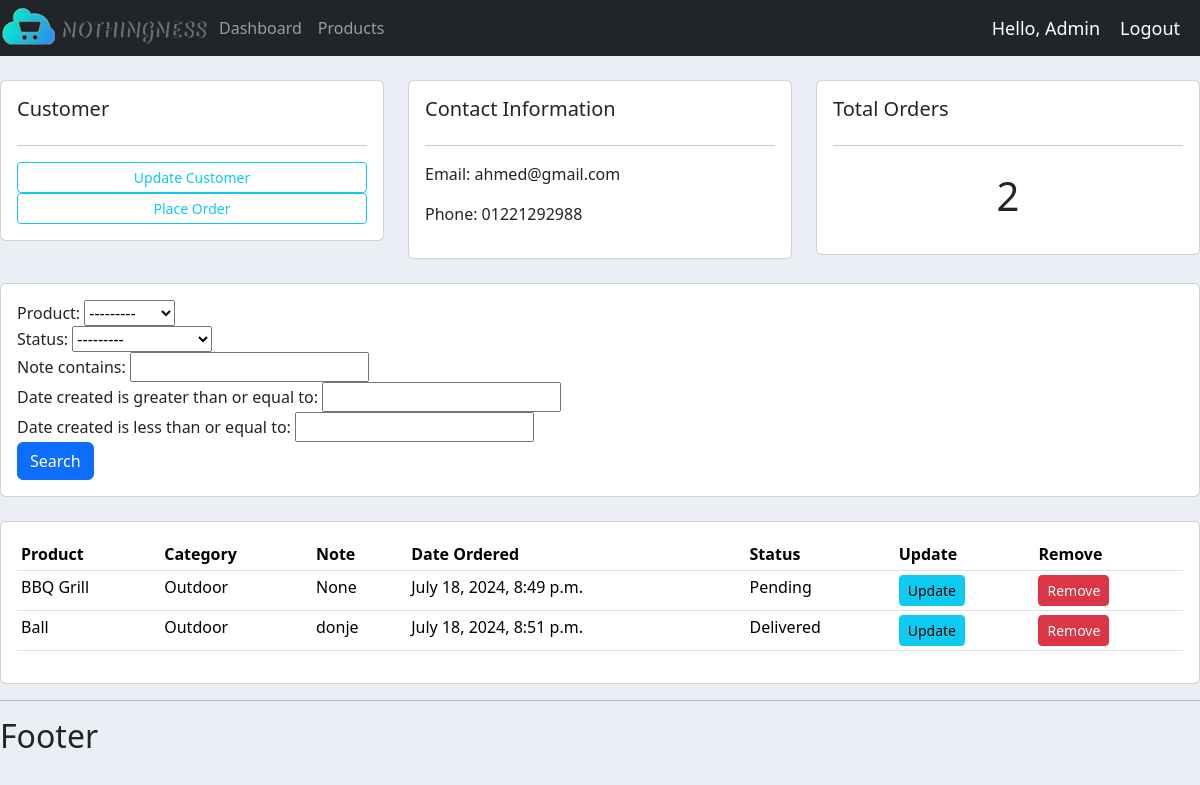
Screenshot of /customers/1/ (signed in) with the database file from the repository.
### app/models.py (models this page shows, shortened)
class Customer(models.Model):
    user = models.OneToOneField(User, on_delete=models.CASCADE, null=True)
    name = models.CharField(max_length=100, null=True)
    email = models.CharField(max_length=100, null=True)
    phone = models.CharField(max_length=100, null=True, blank=True)
    profile_pic = models.ImageField(default='profile1.png', null=True, blank=True)
    date_created = models.DateTimeField(auto_now_add=True, null=True)

class Order(models.Model):
    STATUS_CHOICES = (
        ('Pending', 'Pending'),
        ('Out for delivery', 'Out for delivery'),
        ('Delivered', 'Delivered'),
    )
    customer = models.ForeignKey(Customer, null=True, on_delete=models.SET_NULL)
    product = models.ForeignKey(Product, null=True, on_delete=models.SET_NULL)
    date_created = models.DateTimeField(auto_now_add=True, null=True)
    status = models.CharField(max_length=100, null=True, choices=STATUS_CHOICES)
    note = models.CharField(max_length=100, null=True, blank=True)

class Product(models.Model):
    CATEGORIES = (
        ('Indoor', 'Indoor'),
        ('Outdoor', 'Outdoor'),
    )
    name = models.CharField(max_length=100, null=True)
    price = models.FloatField(null=True)
    category = models.CharField(max_length=100, null=True, choices=CATEGORIES)
    description = models.TextField(null=True, blank=True)
    date_created = models.DateTimeField(auto_now_add=True, null=True)
    tags = models.ManyToManyField(Tag)
    def __str__(self):
        return self.name

### app/decorators.py (the view)
        def wrapper_func(request, *args, **kwargs):
            group = None
            if request.user.groups.exists:
                group = request.user.groups.all()[0].name
            if group in allowed_roles:
                return view_func(request, *args, **kwargs)
            else:
                return HttpResponse('You are not allowed to access this page')

### app/views.py (called while the page is built)
@login_required(login_url='login')
@allowed_users(allowed_roles=['admin'])
def customers(request, pk):
    customer = Customer.objects.get(id=pk)
    orders = customer.order_set.all()
    orders_count = orders.count()
    my_filter = OrderFilter(request.GET, queryset=orders)
    orders = my_filter.qs
    context = {'customer': customer, 'orders': orders, 'orders_count': orders_count, 'my_filter': my_filter}
    return render(request, 'app/customer.html', context)

### app/templates/app/customer.html
{% extends 'app/main.html' %}
{% block content %}
<br>
<div class="row">
    <div class="col-md">
        <div class="card card-body">
            <h5>Customer</h5>
            <hr>
            <a class="btn btn-outline-info  btn-sm btn-block" href="">Update Customer</a>
            <a class="btn btn-outline-info  btn-sm btn-block" href="{% url 'create_order' customer.id %}">Place Order</a>
        </div>
    </div>
    <div class="col-md">
        <div class="card card-body">
            <h5>Contact Information</h5>
            <hr>
            <p>Email: {{ customer.email }}</p>
            <p>Phone: {{ customer.phone }}</p>
        </div>
    </div>
    <div class="col-md">
        <div class="card card-body">
            <h5>Total Orders</h5>
            <hr>
            <h1 style="text-align: center; padding: 10px">{{ orders_count }}</h1>
        </div>
    </div>
</div>
    <br>
<div class="row">
    <div class="col">
        <div class="card card-body">
            <form method="get">
                {{ my_filter.form }}
                <button class="btn btn-primary" type="submit">Search</button>
            </form>
        </div>
    </div>
</div>
    <br>
<div class="row">
    <div class="col-md">
        <div class="card card-body">
            <table class="table table-sm">
                <tr>
                    <th>Product</th>
                    <th>Category</th>
                    <th>Note</th>
                    <th>Date Ordered</th>
                    <th>Status</th>
                    <th>Update</th>
                    <th>Remove</th>
                </tr>
                {% for order in orders %}
                    <tr>
                        <td>{{ order.product }}</td>
                        <td>{{ order.product.category }}</td>
                        <td>{{ order.note }}</td>
                        <td>{{ order.date_created }}</td>
                        <td>{{ order.status }}</td>
                        <td><a class="btn btn-sm btn-info" href="{% url 'update_order' order.id %}">Update</a></td>
                        <td><a class="btn btn-sm btn-danger" href="{% url 'delete_order' order.id %}">Remove</a></td>
                    </tr>
                {% endfor %}
            </table>
        </div>
    </div>
</div>
{% endblock content %}

### app/templates/app/navbar.html (shortened to what this page needs)
{% load static %}
<nav class="navbar navbar-expand-lg navbar-dark bg-dark">
    <img src="{% static 'images/logo.png' %}" alt="logo" id="logo">
  <div class="collapse navbar-collapse" id="navbarNav">
    <ul class="navbar-nav">
        {% if request.user.is_staff %}
      <li class="nav-item active">
        <a class="nav-link" href="{% url 'home' %}">Dashboard</a>
      </li>
      <li class="nav-item">
        <a class="nav-link" href="{% url 'products' %}">Products</a>
      </li>
        {% else %}
        <li class="nav-item">
            <a class="nav-link" href="{% url 'account' %}">Settings</a>
        </li>
        {% endif %}
    </ul>
  </div>
    <span class="hello-msg">Hello, {{ request.user.first_name }}</span>
    <span><a class="hello-msg" href="{% url 'logout' %}">Logout</a></span>
</nav>

### static/css/main.css (style rules this page uses)
body { background-color: #ebeff5; }

### app/templates/app/navbar.html (style rules this page uses)
.hello-msg { font-size: 18px; color: #fff; margin-right: 20px; text-decoration: none; }

### rows the page displays
Customer: email "ahmed@gmail.com", phone "01221292988"
Order: product "BBQ Grill", product.category "Outdoor", note "None", date_created "July 18, 2024, 8:49 p.m.", status "Pending"
Order: product "Ball", product.category "Outdoor", note "donje", date_created "July 18, 2024, 8:51 p.m.", status "Delivered"

### other values shown
{{ request.user.first_name }} "Admin"
{{ orders_count }} "2"
